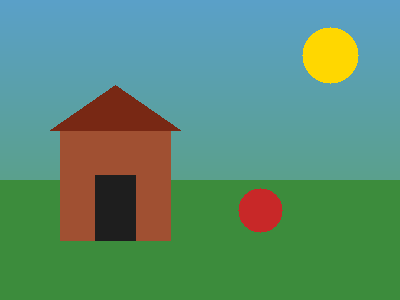
#> input picture 07-computer-vision/assets/test_image.png, 400 x 300 px
$ jupyter execute 09-gradients-and-edge-detection.ipynb   (older library calls are emulated)
#> lines starting #> are read from the running program, lines starting #| are printed output that depends on the picture; after the words box and inside, x2 and y2 are one past the last pixel; in counts of white or black regions, pixels touching at a corner belong together
# Image Gradients and Edge Detection

Edges - places where brightness changes sharply - carry most of the information in an image. This notebook goes from raw gradients (Sobel, Scharr, Laplacian) to the Canny edge detector, the most used edge algorithm in practice, including how its two thresholds work.

## Setup

We import OpenCV (`cv2`), NumPy and Matplotlib. In these notebooks images are displayed with Matplotlib so the code runs everywhere, including servers without a screen. The classic OpenCV window functions are explained where they belong, with example code you can run on your own machine.

[cell 1]
import cv2
import numpy as np
import matplotlib.pyplot as plt

print("OpenCV version:", cv2.__version__)

def show(image, title="", cmap=None):
    """Display a BGR (or single-channel) image with matplotlib - works in any environment."""
    if len(image.shape) == 2:
        plt.imshow(image, cmap=cmap or "gray")
    else:
        plt.imshow(cv2.cvtColor(image, cv2.COLOR_BGR2RGB))
    plt.title(title)
    plt.axis("off")
    plt.show()

## What a gradient is

The gradient at a pixel measures how fast brightness changes and in which direction. The Sobel operator approximates it with two kernels: one sensitive to vertical edges (x change), one to horizontal edges (y change). Outputs are signed, so we compute in float64 (CV_64F) and convert with convertScaleAbs.

[cell 2]
gray = cv2.cvtColor(cv2.imread("../assets/test_image.png"), cv2.COLOR_BGR2GRAY)
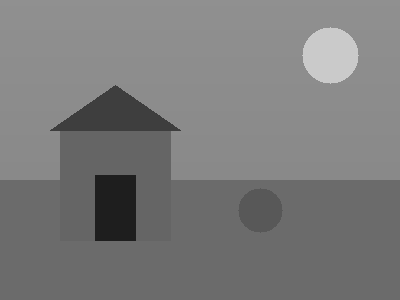
#> gray: shape (300, 400); min 30, max 202, mean 122.4
sobel_x = cv2.Sobel(gray, cv2.CV_64F, 1, 0, ksize=3)
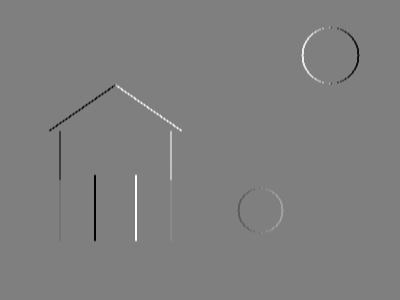
#> sobel_x: shape (300, 400) float64; min -284, max 284, mean 0; drawn with min black and max white
sobel_y = cv2.Sobel(gray, cv2.CV_64F, 0, 1, ksize=3)
fig, axes = plt.subplots(1, 2, figsize=(9, 3))
axes[0].imshow(cv2.convertScaleAbs(sobel_x), cmap="gray"); axes[0].set_title("Sobel X (vertical edges)")
axes[1].imshow(cv2.convertScaleAbs(sobel_y), cmap="gray"); axes[1].set_title("Sobel Y (horizontal edges)")
for ax in axes: ax.axis("off")
plt.show()

## Combining gradients: magnitude and direction

The true edge strength is the magnitude sqrt(gx^2 + gy^2); the direction atan2(gy, gx) tells the edge orientation. `cv2.magnitude` and `cv2.phase` compute both. Direction is what lets Canny thin edges and link them intelligently.

[cell 3]
magnitude = cv2.magnitude(sobel_x, sobel_y)
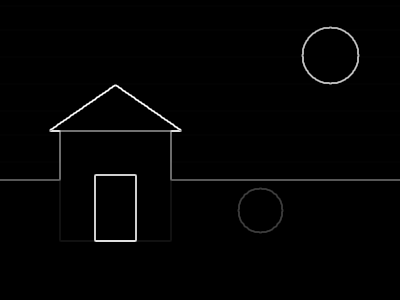
#> magnitude: shape (300, 400) float64; min 0, max 348.8, mean 4.2; drawn with min black and max white
direction = cv2.phase(sobel_x, sobel_y, angleInDegrees=True)
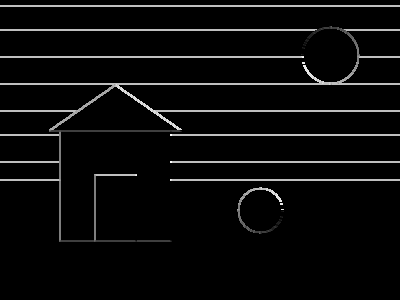
#> direction: shape (300, 400) float64; min 0, max 359.8, mean 15.3; drawn with min black and max white
print("Max gradient magnitude:", round(float(magnitude.max()), 1))
#| Max gradient magnitude: 348.8
print("Mean direction at strong edges:", round(float(direction[magnitude > 100].mean()), 1), "degrees")
#| Mean direction at strong edges: 192.0 degrees
show(cv2.convertScaleAbs(magnitude), "Gradient magnitude")
#> in show, `plt.show()`:
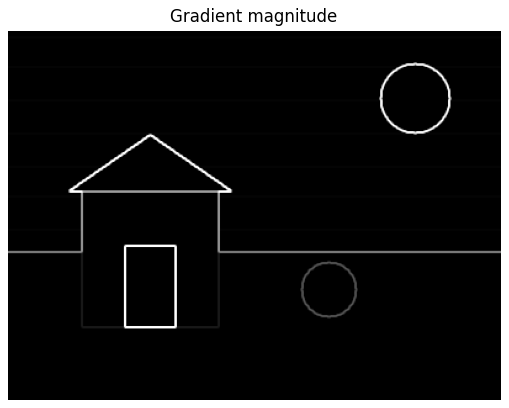
#> figure drawn by matplotlib, 1 panel

## Scharr and Laplacian

Scharr is a more accurate 3x3 gradient than Sobel. The Laplacian is a second-derivative operator: it responds to edges in all directions at once and crosses zero exactly at the edge - useful and noise-sensitive, so blur first.

[cell 4]
blur = cv2.GaussianBlur(gray, (5, 5), 0)
scharr_x = cv2.Scharr(blur, cv2.CV_64F, 1, 0)
laplacian = cv2.Laplacian(blur, cv2.CV_64F)
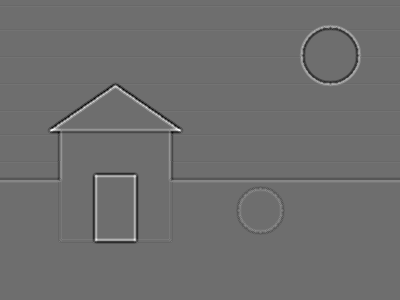
#> laplacian: shape (300, 400) float64; min -23, max 30, mean 0; drawn with min black and max white
fig, axes = plt.subplots(1, 2, figsize=(9, 3))
axes[0].imshow(cv2.convertScaleAbs(scharr_x), cmap="gray"); axes[0].set_title("Scharr X")
axes[1].imshow(cv2.convertScaleAbs(laplacian), cmap="gray"); axes[1].set_title("Laplacian")
for ax in axes: ax.axis("off")
plt.show()
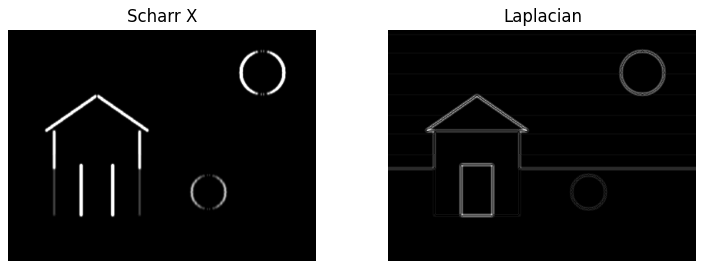
#> figure drawn by matplotlib, 2 panels

## Canny edge detection

Canny = Gaussian blur -> gradients -> non-maximum suppression (thin to 1-pixel lines) -> double threshold with hysteresis (strong edges kept, weak edges kept only if connected to strong ones). The two thresholds are its main tuning knobs: start around a 1:2 or 1:3 ratio.

[cell 5]
edges = cv2.Canny(gray, 50, 150)
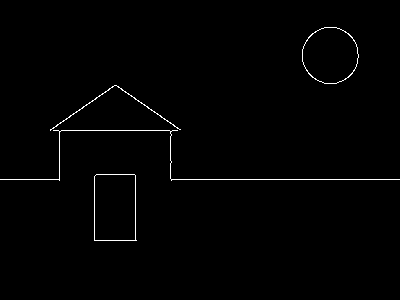
#> edges: shape (300, 400); 0.91% white in thin lines or dots, all inside (x1, y1, x2, y2) = (0, 27, 400, 241)
print("Edge pixels:", int((edges > 0).sum()))
#| Edge pixels: 1086
show(edges, "Canny (50, 150)")

## Tuning Canny thresholds

Low thresholds keep noise and texture; high thresholds lose real edges. Comparing a few pairs on your own images is the only reliable way to tune. Blurring before Canny (its internal blur is fixed) also changes results a lot on noisy images.

[cell 6]
fig, axes = plt.subplots(1, 3, figsize=(11, 3))
for ax, (lo, hi) in zip(axes, ((30, 90), (50, 150), (100, 200))):
    e = cv2.Canny(gray, lo, hi)
    ax.imshow(e, cmap="gray"); ax.set_title(f"Canny ({lo}, {hi})"); ax.axis("off")
#> this loop made 3 passes
#> pass 1, `e = cv2.Canny(gray, lo, hi)`:
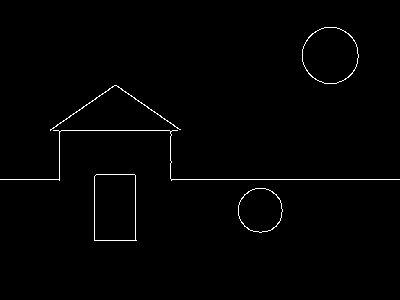
#> e: shape (300, 400); 1% white in thin lines or dots, all inside (x1, y1, x2, y2) = (0, 27, 400, 241)
plt.show()

## Edges as a pipeline step

Edges feed contours (notebook 11), line detection (notebook 12) and document scanning (notebook 17). A typical robust chain is: grayscale -> Gaussian blur -> Canny -> dilate slightly to close gaps -> find contours.

[cell 7]
chain = cv2.Canny(cv2.GaussianBlur(gray, (5, 5), 0), 50, 150)
chain = cv2.dilate(chain, np.ones((3, 3), np.uint8), iterations=1)
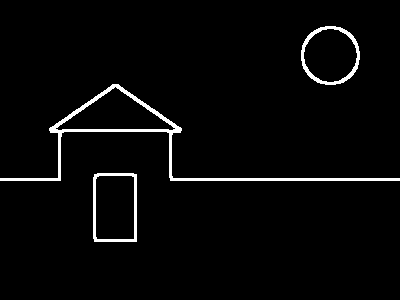
#> chain: shape (300, 400); 2.9% white; 3 white regions, box (x1, y1, x2, y2) and area: (0, 84, 400, 181) 2179, (301, 26, 360, 85) 646, (93, 173, 137, 242) 638
print("Edge pixels after closing gaps:", int((chain > 0).sum()))
#| Edge pixels after closing gaps: 3463
show(chain, "Edges prepared for contour detection")
